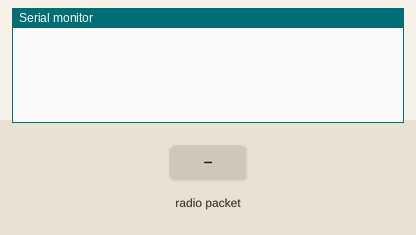
Simulated run of this sketch. Board: Arduino Uno, built with avr-gcc and run on an emulated ATmega328P. Shown: the last lines printed to the serial monitor. The test bench sets the inputs (shaded band). No radio packets arrive unless stated.

Above: at 1.2 s.
1.3 s: radio packet "1" arrives
At 2.5 s:
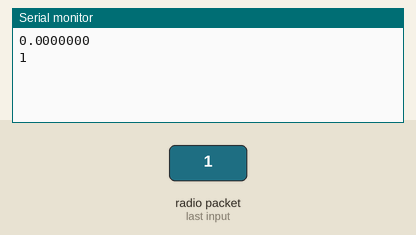
2.8 s: radio packet "0" arrives
At 3.7 s:
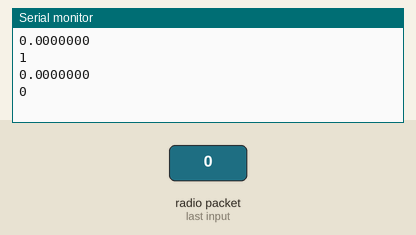
4.3 s: radio packet "2" arrives
At 4.8 s:
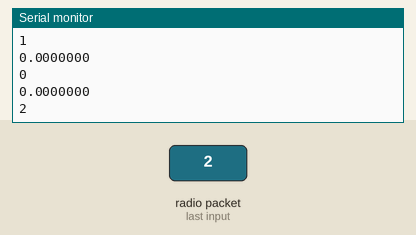
Timing chart, 0 to 7.3 s (numbered marks = the images above; inputs shaded):
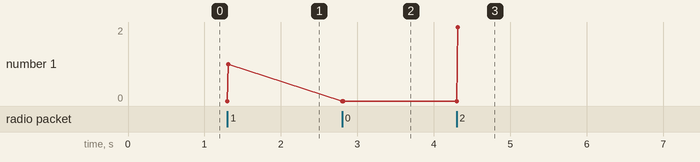

Measured:
- after the input at 1.3 s, the serial monitor: prints a new line at once (image 1)
- after the input at 2.8 s, the serial monitor: prints a new line at once (image 2)
- after the input at 4.3 s, the serial monitor: prints a new line at once (image 3)
- plotted number 1: 0 → 2 after the input at 4.3 s

The sketch:

InSide.ino
```cpp
#include <ArduinoJson.h>
#include <VirtualWire.h>

#define receive_pin 6

int temp = 0;
int humi = 0;
float battery = 0.0;

void setup()
{
  Serial.begin(9600);
  vw_set_rx_pin(receive_pin);
  vw_setup(2000);
  vw_rx_start();


}

void loop()
{
  receiveData();
}

void receiveData() {
  uint8_t buf[VW_MAX_MESSAGE_LEN];
  uint8_t buflen = VW_MAX_MESSAGE_LEN;

  if (vw_get_message(buf, &buflen))
  {
    String wiadomosc;
    for (int i = 0; i < buflen; i++)
    {
      wiadomosc += char(buf[i]);
    }
  //  char json[wiadomosc.length()];
   // wiadomosc.toCharArray(json, wiadomosc.length());
    StaticJsonBuffer<200> jsonBuffer;
    JsonObject& root = jsonBuffer.parseObject(wiadomosc);
    battery = root["battery"];
    temp = root["temp"];
    humi = root["humidity"];
   // Serial.print(temp);
   // Serial.print(" ");
  //  Serial.print(humi);
   // Serial.print(" ");
    Serial.println(battery, 7);
    Serial.println(wiadomosc);
  }
}
```
